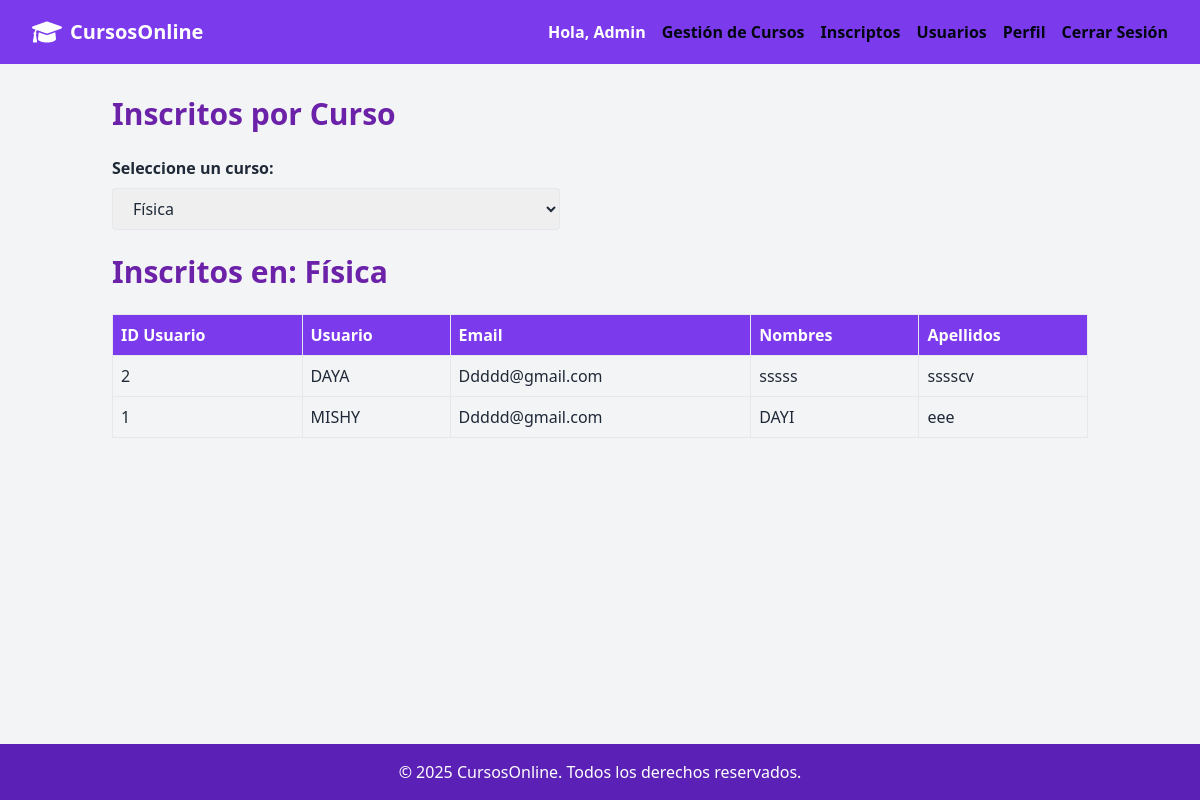
Page /inscriptos.php?id_curso=2 (signed in) on the committed database.
### tables this page shows
CREATE TABLE `cursos` (
  `id_curso` int(11) NOT NULL,
  `nombre` varchar(100) NOT NULL,
  `descripcion` text DEFAULT NULL,
  `fecha_inicio` date NOT NULL,
  `fecha_fin` date NOT NULL,
  `cupos` int(11) NOT NULL
);

CREATE TABLE `usuarios` (
  `id_usuario` int(11) NOT NULL,
  `cedula` varchar(10) NOT NULL,
  `nombres` varchar(100) NOT NULL,
  `apellidos` varchar(100) NOT NULL,
  `pais` varchar(100) DEFAULT NULL,
  `ciudad` varchar(100) DEFAULT NULL,
  `telefono` varchar(10) DEFAULT NULL,
  `direccion` varchar(100) NOT NULL,
  `correo` varchar(50) NOT NULL,
  `usuario` varchar(100) NOT NULL,
  `contrasena` varchar(100) NOT NULL,
  `fecha_nacimiento` date DEFAULT NULL,
  `rol` enum('estudiante','admin') NOT NULL DEFAULT 'estudiante'
);

### inscriptos.php (the view, shortened to what this page needs)
<?php
include 'includes/header.php';
include 'config/conexion.php';
$sql_cursos = "SELECT id_curso, nombre FROM cursos ORDER BY nombre";
$result_cursos = $conexion->query($sql_cursos);
$id_curso_seleccionado = $_GET['id_curso'] ?? null;
$inscritos = [];
if ($id_curso_seleccionado) {
    $stmt = $conexion->prepare(" SELECT u.id_usuario, u.usuario, u.correo, u.nombres, u.apellidos FROM usuarios u INNER JOIN inscripciones i ON u.id_usuario = i.id_usuario WHERE i.id_curso = ?");
    $stmt->bind_param("i", $id_curso_seleccionado);
    $stmt->execute();
    $result = $stmt->get_result();
    while ($row = $result->fetch_assoc()) {
        $inscritos[] = $row;
    }
}
?>
<body class="bg-gray-100 min-h-screen flex flex-col">
    <main class="flex-grow">
<div class="max-w-5xl mx-auto px-6 py-8">
    <h1 class="text-3xl font-bold mb-6 text-purple-800">Inscritos por Curso</h1>
    <form method="GET" class="mb-6">
        <label for="id_curso" class="block mb-2 font-semibold">Seleccione un curso:</label>
        <select name="id_curso" id="id_curso" class="border rounded px-4 py-2 w-full max-w-md" onchange="this.form.submit()">
            <?php while ($curso = $result_cursos->fetch_assoc()): ?>
                <option value="<?= $curso['id_curso'] ?>" <?= ($id_curso_seleccionado == $curso['id_curso']) ? 'selected' : '' ?>>
                    <?= htmlspecialchars($curso['nombre']) ?>
                </option>
            <?php endwhile; ?>
        </select>
    </form>
    <?php if ($id_curso_seleccionado): ?>
        <h2 class="text-3xl font-bold mb-6 text-purple-800">Inscritos en:
            <?php
                $stmt_nombre = $conexion->prepare("SELECT nombre FROM cursos WHERE id_curso = ?");
                $stmt_nombre->bind_param("i", $id_curso_seleccionado);
                $stmt_nombre->execute();
                $res_nombre = $stmt_nombre->get_result()->fetch_assoc();
                echo htmlspecialchars($res_nombre['nombre']);
            ?>
        </h2>
        <?php if (count($inscritos) > 0): ?>
            <table class="w-full text-left border-collapse">
                <thead>
                    <tr class="bg-violet-600 text-white">
                        <th class="p-2 border">ID Usuario</th>
                        <th class="p-2 border">Usuario</th>
                        <th class="p-2 border">Email</th>
                        <th class="p-2 border">Nombres</th>
                        <th class="p-2 border">Apellidos</th>
                    </tr>
                </thead>
                <tbody>
                    <?php foreach ($inscritos as $inscrito): ?>
                        <tr class="border-b hover:bg-gray-100">
                            <td class="p-2 border"><?= $inscrito['id_usuario'] ?></td>
                            <td class="p-2 border"><?= htmlspecialchars($inscrito['usuario']) ?></td>
                            <td class="p-2 border"><?= htmlspecialchars($inscrito['correo']) ?></td>
                            <td class="p-2 border"><?= htmlspecialchars($inscrito['nombres']) ?></td>
                            <td class="p-2 border"><?= htmlspecialchars($inscrito['apellidos']) ?></td>
                        </tr>
                    <?php endforeach; ?>
                </tbody>
            </table>
        <?php else: ?>
            <p>No hay inscritos en este curso.</p>
        <?php endif; ?>
    <?php endif; ?>
</div>
</main>
    <?php include 'includes/footer.php'; ?>
</body>
</html>

### rows in the picture
cursos: nombre "Física"
usuarios: id_usuario "2", usuario "DAYA", correo "Ddddd@gmail.com", nombres "sssss", apellidos "sssscv"
usuarios: id_usuario "1", usuario "MISHY", correo "Ddddd@gmail.com", nombres "DAYI", apellidos "eee"

### other values in the picture
$_SESSION['usuario'] "Admin"
form field id_curso "Física"
